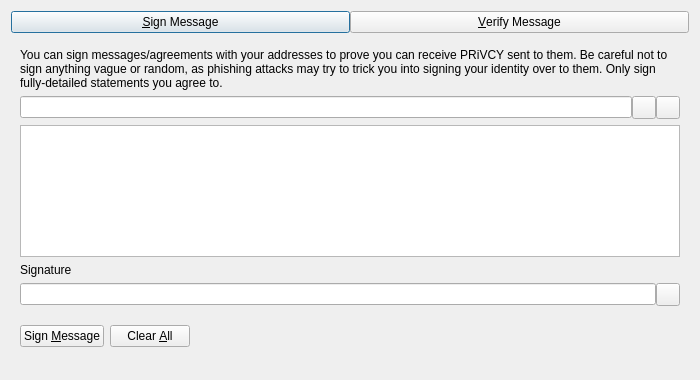
<?xml version="1.0" encoding="UTF-8"?>
<ui version="4.0">
 <class>SignVerifyMessageDialog</class>
 <widget class="QDialog" name="SignVerifyMessageDialog">
  <property name="geometry">
   <rect>
    <x>0</x>
    <y>0</y>
    <width>700</width>
    <height>380</height>
   </rect>
  </property>
  <property name="windowTitle">
   <string>Signatures - Sign / Verify a Message</string>
  </property>
  <property name="modal">
   <bool>true</bool>
  </property>
  <layout class="QVBoxLayout" name="verticalLayout">
   <item>
    <layout class="QHBoxLayout" name="horizontalLayout_Buttons_2">
     <property name="spacing">
      <number>0</number>
     </property>
     <property name="topMargin">
      <number>0</number>
     </property>
     <item>
      <widget class="QPushButton" name="btnSignMessage">
       <property name="text">
        <string>&amp;Sign Message</string>
       </property>
       <property name="checkable">
        <bool>true</bool>
       </property>
      </widget>
     </item>
     <item>
      <widget class="QPushButton" name="btnVerifyMessage">
       <property name="text">
        <string>&amp;Verify Message</string>
       </property>
       <property name="checkable">
        <bool>true</bool>
       </property>
      </widget>
     </item>
    </layout>
   </item>
   <item>
    <widget class="QStackedWidget" name="stackedWidgetSig">
     <property name="minimumSize">
      <size>
       <width>0</width>
       <height>0</height>
      </size>
     </property>
     <property name="currentIndex">
      <number>0</number>
     </property>
     <widget class="QWidget" name="pageSignMessage">
      <layout class="QVBoxLayout" name="verticalLayout_SM">
       <item>
        <widget class="QLabel" name="infoLabel_SM">
         <property name="text">
          <string>You can sign messages/agreements with your addresses to prove you can receive PRiVCY sent to them. Be careful not to sign anything vague or random, as phishing attacks may try to trick you into signing your identity over to them. Only sign fully-detailed statements you agree to.</string>
         </property>
         <property name="textFormat">
          <enum>Qt::PlainText</enum>
         </property>
         <property name="wordWrap">
          <bool>true</bool>
         </property>
        </widget>
       </item>
       <item>
        <layout class="QHBoxLayout" name="horizontalLayout_1_SM">
         <property name="spacing">
          <number>0</number>
         </property>
         <item>
          <widget class="QValidatedLineEdit" name="addressIn_SM">
           <property name="toolTip">
            <string>The PRiVCY address to sign the message with</string>
           </property>
          </widget>
         </item>
         <item>
          <widget class="QToolButton" name="addressBookButton_SM">
           <property name="toolTip">
            <string>Choose previously used address</string>
           </property>
           <property name="text">
            <string/>
           </property>
           <property name="shortcut">
            <string>Alt+A</string>
           </property>
          </widget>
         </item>
         <item>
          <widget class="QToolButton" name="pasteButton_SM">
           <property name="toolTip">
            <string>Paste address from clipboard</string>
           </property>
           <property name="text">
            <string/>
           </property>
           <property name="shortcut">
            <string>Alt+P</string>
           </property>
          </widget>
         </item>
        </layout>
       </item>
       <item>
        <widget class="QPlainTextEdit" name="messageIn_SM">
         <property name="toolTip">
          <string>Enter the message you want to sign here</string>
         </property>
        </widget>
       </item>
       <item>
        <widget class="QLabel" name="signatureLabel_SM">
         <property name="text">
          <string>Signature</string>
         </property>
         <property name="textFormat">
          <enum>Qt::PlainText</enum>
         </property>
        </widget>
       </item>
       <item>
        <layout class="QHBoxLayout" name="horizontalLayout_2_SM">
         <property name="spacing">
          <number>0</number>
         </property>
         <item>
          <widget class="QLineEdit" name="signatureOut_SM">
           <property name="readOnly">
            <bool>true</bool>
           </property>
          </widget>
         </item>
         <item>
          <widget class="QToolButton" name="copySignatureButton_SM">
           <property name="toolTip">
            <string>Copy the current signature to the system clipboard</string>
           </property>
           <property name="text">
            <string/>
           </property>
          </widget>
         </item>
        </layout>
       </item>
       <item>
        <layout class="QHBoxLayout" name="horizontalLayout_3_SM">
         <item>
          <widget class="QPushButton" name="signMessageButton_SM">
           <property name="toolTip">
            <string>Sign the message to prove you own this PRiVCY address</string>
           </property>
           <property name="text">
            <string>Sign &amp;Message</string>
           </property>
           <property name="autoDefault">
            <bool>false</bool>
           </property>
          </widget>
         </item>
         <item>
          <widget class="QPushButton" name="clearButton_SM">
           <property name="toolTip">
            <string>Reset all sign message fields</string>
           </property>
           <property name="text">
            <string>Clear &amp;All</string>
           </property>
           <property name="autoDefault">
            <bool>false</bool>
           </property>
          </widget>
         </item>
         <item>
          <spacer name="horizontalSpacer_1_SM">
           <property name="orientation">
            <enum>Qt::Horizontal</enum>
           </property>
           <property name="sizeHint" stdset="0">
            <size>
             <width>40</width>
             <height>48</height>
            </size>
           </property>
          </spacer>
         </item>
         <item>
          <widget class="QLabel" name="statusLabel_SM">
           <property name="text">
            <string/>
           </property>
           <property name="wordWrap">
            <bool>true</bool>
           </property>
          </widget>
         </item>
         <item>
          <spacer name="horizontalSpacer_2_SM">
           <property name="orientation">
            <enum>Qt::Horizontal</enum>
           </property>
           <property name="sizeHint" stdset="0">
            <size>
             <width>40</width>
             <height>48</height>
            </size>
           </property>
          </spacer>
         </item>
        </layout>
       </item>
      </layout>
     </widget>
     <widget class="QWidget" name="pageVerifyMessage">
      <layout class="QVBoxLayout" name="verticalLayout_VM">
       <item>
        <widget class="QLabel" name="infoLabel_VM">
         <property name="text">
          <string>Enter the receiver's address, message (ensure you copy line breaks, spaces, tabs, etc. exactly) and signature below to verify the message. Be careful not to read more into the signature than what is in the signed message itself, to avoid being tricked by a man-in-the-middle attack. Note that this only proves the signing party receives with the address, it cannot prove sendership of any transaction!</string>
         </property>
         <property name="textFormat">
          <enum>Qt::PlainText</enum>
         </property>
         <property name="alignment">
          <set>Qt::AlignLeading|Qt::AlignLeft|Qt::AlignTop</set>
         </property>
         <property name="wordWrap">
          <bool>true</bool>
         </property>
        </widget>
       </item>
       <item>
        <layout class="QHBoxLayout" name="horizontalLayout_1_VM">
         <property name="spacing">
          <number>0</number>
         </property>
         <item>
          <widget class="QValidatedLineEdit" name="addressIn_VM">
           <property name="toolTip">
            <string>The PRiVCY address the message was signed with</string>
           </property>
          </widget>
         </item>
         <item>
          <widget class="QToolButton" name="addressBookButton_VM">
           <property name="toolTip">
            <string>Choose previously used address</string>
           </property>
           <property name="text">
            <string/>
           </property>
           <property name="shortcut">
            <string>Alt+A</string>
           </property>
          </widget>
         </item>
        </layout>
       </item>
       <item>
        <widget class="QPlainTextEdit" name="messageIn_VM"/>
       </item>
       <item>
        <widget class="QValidatedLineEdit" name="signatureIn_VM"/>
       </item>
       <item>
        <layout class="QHBoxLayout" name="horizontalLayout_2_VM">
         <item>
          <widget class="QPushButton" name="verifyMessageButton_VM">
           <property name="toolTip">
            <string>Verify the message to ensure it was signed with the specified PRiVCY address</string>
           </property>
           <property name="text">
            <string>Verify &amp;Message</string>
           </property>
           <property name="autoDefault">
            <bool>false</bool>
           </property>
          </widget>
         </item>
         <item>
          <widget class="QPushButton" name="clearButton_VM">
           <property name="toolTip">
            <string>Reset all verify message fields</string>
           </property>
           <property name="text">
            <string>Clear &amp;All</string>
           </property>
           <property name="autoDefault">
            <bool>false</bool>
           </property>
          </widget>
         </item>
         <item>
          <spacer name="horizontalSpacer_1_VM">
           <property name="orientation">
            <enum>Qt::Horizontal</enum>
           </property>
           <property name="sizeHint" stdset="0">
            <size>
             <width>40</width>
             <height>48</height>
            </size>
           </property>
          </spacer>
         </item>
         <item>
          <widget class="QLabel" name="statusLabel_VM">
           <property name="text">
            <string/>
           </property>
           <property name="wordWrap">
            <bool>true</bool>
           </property>
          </widget>
         </item>
         <item>
          <spacer name="horizontalSpacer_2_VM">
           <property name="orientation">
            <enum>Qt::Horizontal</enum>
           </property>
           <property name="sizeHint" stdset="0">
            <size>
             <width>40</width>
             <height>48</height>
            </size>
           </property>
          </spacer>
         </item>
        </layout>
       </item>
      </layout>
     </widget>
    </widget>
   </item>
  </layout>
 </widget>
 <customwidgets>
  <customwidget>
   <class>QValidatedLineEdit</class>
   <extends>QLineEdit</extends>
   <header>qt/qvalidatedlineedit.h</header>
  </customwidget>
 </customwidgets>
 <resources>
  <include location="../privcy.qrc"/>
 </resources>
 <connections/>
</ui>
